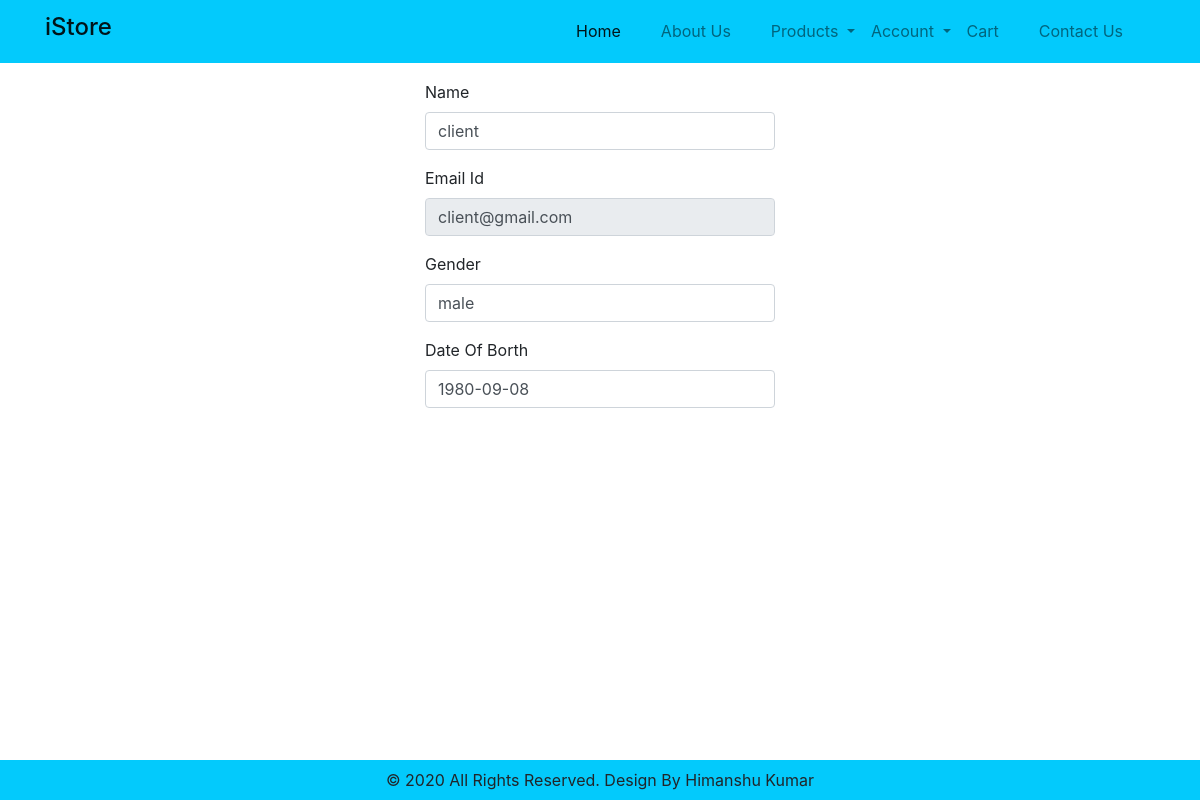
Screenshot of /profile.php (signed in) with the database file from the repository.
### tables this page shows
CREATE TABLE `signup` (
  `name` varchar(30) DEFAULT NULL,
  `email` varchar(30) NOT NULL,
  `password` varchar(255) DEFAULT NULL,
  `gender` varchar(15) DEFAULT NULL,
  `dob` date DEFAULT NULL,
  `phone` bigint(20) DEFAULT NULL,
  `role` varchar(15) DEFAULT NULL
);

### profile.php (the view, shortened to what this page needs)
 <?php
    $name=$_SESSION['name'];
        require "admin/connection.php";
        $result = mysqli_query($con,"SELECT * FROM signup where name='$name'");
        if(mysqli_affected_rows($con)>0){
          $r=mysqli_fetch_array($result);
           ?>
<!DOCTYPE html>
<html lang="en">
  <head>
    <link rel="stylesheet" href="https://maxcdn.bootstrapcdn.com/bootstrap/4.0.0/css/bootstrap.min.css">
  </head>
  <body>
    <header class="fixed-top">
      <?php include "header.php" ?>
    </header>
    <section class="container mb-5" style="margin-top:80px;">
    <div class="row">
    <div class="col-md-4"></div>
    <div class="col-md-4">
        <form method="post">
                    <div class="form-group">
                        <label for="Name">Name</label>
                        <input type="text" class="form-control" name="p_id" value="<?php  echo $r['name'] ?>"/>
                    </div>
                    <div class="form-group">
                        <label for="Email Id">Email Id</label>
                        <input type="email" class="form-control" name="p_name" value="<?php echo $r['email'] ?>" readonly/>
                    </div>
                    <div class="form-group">
                        <label for="Gender">Gender</label>
                        <input type="text" class="form-control" name="p_type" value="<?php  echo $r['gender'] ?>" />
                    </div>
                     <div class="form-group">
                        <label for="Date Of Borth">Date Of Borth</label>
                        <input type="text" class="form-control" name="p_price" value="<?php echo $r['dob'] ?>" />
                    </div>
                  </form>
       <?php }?>
    </div>
    <div class="col-md-4"></div>
</div>
    </section>
    <footer class="fixed-bottom">
      <?php include"footer.php"?>
    </footer>
  </body>
</html>

### rows the page displays
signup: p_id "client", p_name "client@gmail.com", p_type "male", p_price "1980-09-08"
